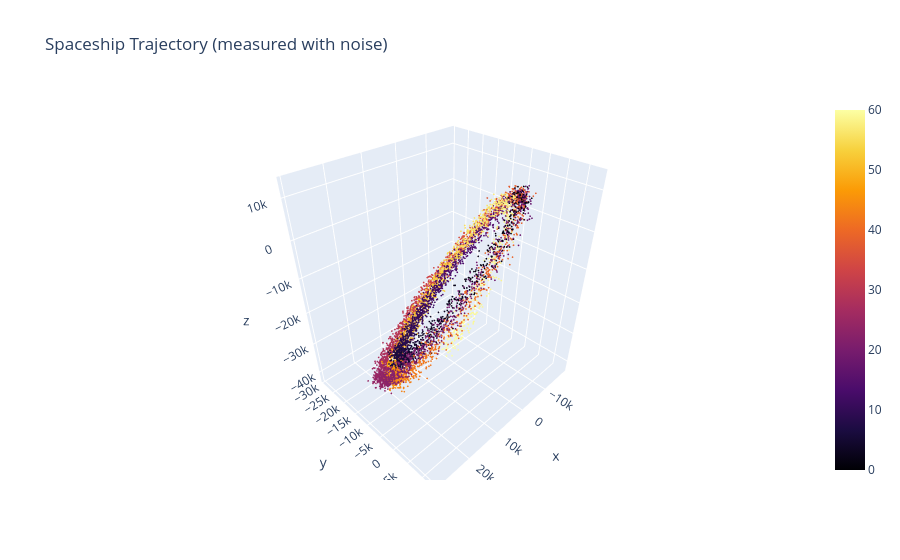

Write notebook code for a chart like this one.
### Markdown cell above
Lastly, we add Gaussian noise with a standard deviation of σ=1000 to all coefficients of the real values.

Then, we write the resulting noisy values to a file.

### Code cell
noisy_data = add_noise(raw_data)
save_states(noisy_data,'../data/orbiting_noisy.csv')

show_noise(noisy_data)

### Figure 1 — Plotly figure (JSON) as saved in the notebook; plotly's stock layout.template omitted (floating-point values rounded to 4 significant figures; data arrays with more than 128 entries replaced by an {"elided": "..."} marker saying what was removed)
{"data": [{"marker": {"color": {"elided": "6000 float values"}, "colorscale": [[0, "#000004"], [0.1111, "#1b0c41"], [0.2222, "#4a0c6b"], [0.3333, "#781c6d"], [0.4444, "#a52c60"], [0.5556, "#cf4446"], [0.6667, "#ed6925"], [0.7778, "#fb9b06"], [0.8889, "#f7d13d"], [1, "#fcffa4"]], "showscale": true, "size": 1}, "mode": "markers", "name": "spaceship", "type": "scatter3d", "x": {"elided": "6000 float values"}, "y": {"elided": "6000 float values"}, "z": {"elided": "6000 float values"}}], "layout": {"scene": {"aspectmode": "data"}, "title": {"text": "Spaceship Trajectory (measured with noise)"}}}
